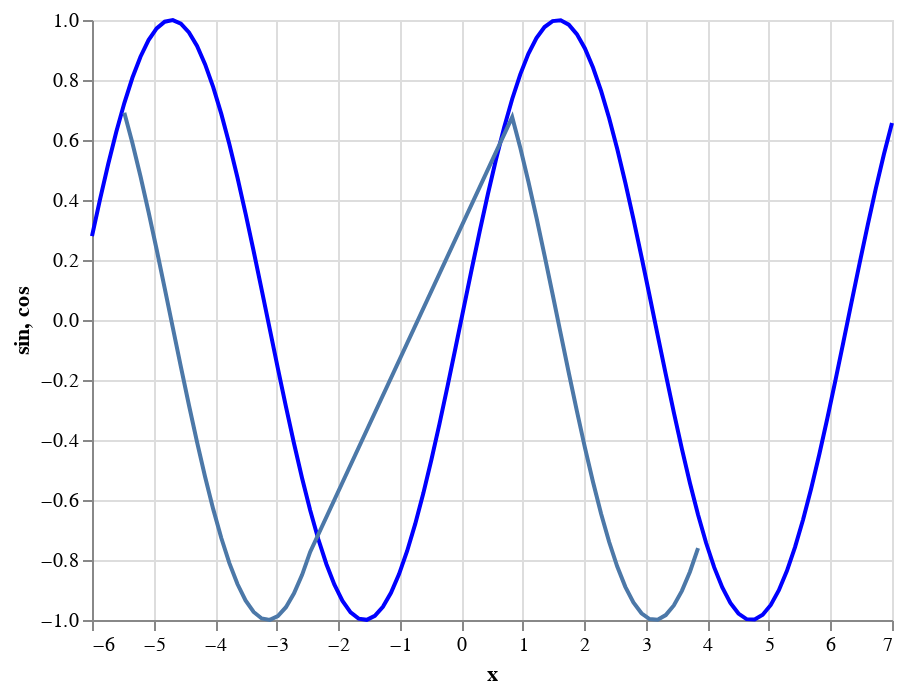

Write notebook code for a chart like this one.
### Markdown cell above
5.6. Используйте `transform_filter` на диаграмме задания 5 и удалите области графика, где значение кривой косинуса меньше значения кривой синуса.
**К сожалению, у меня точки разрыва соединяются прямой линией. Не смогла исправить это**

### Code cell
base_chart = alt.Chart(x).mark_line().encode(
    x='x:Q'
).transform_calculate(
    sin='sin(datum.x)',
    cos='cos(datum.x)'
)
sin_curve = base_chart.encode(
    y='sin:Q',
    color=alt.value('blue')
)
cos_curve = base_chart.transform_filter(
    (alt.datum.cos <= alt.datum.sin)
).encode(
    y='cos:Q'
)

filtered_chart = sin_curve + cos_curve
filtered_chart

### Figure 1 — Vega-Lite specification as saved in the notebook (floating-point values rounded to 4 significant figures)
{"config": {"view": {"continuousWidth": 400, "continuousHeight": 300}}, "layer": [{"mark": "line", "encoding": {"color": {"value": "blue"}, "x": {"field": "x", "type": "quantitative"}, "y": {"field": "sin", "type": "quantitative"}}, "transform": [{"calculate": "sin(datum.x)", "as": "sin"}, {"calculate": "cos(datum.x)", "as": "cos"}]}, {"mark": "line", "encoding": {"x": {"field": "x", "type": "quantitative"}, "y": {"field": "cos", "type": "quantitative"}}, "transform": [{"calculate": "sin(datum.x)", "as": "sin"}, {"calculate": "cos(datum.x)", "as": "cos"}, {"filter": "(datum.cos <= datum.sin)"}]}], "data": {"name": "data-f40ab21cfb3a7e40794f0e8c8a51d097"}, "$schema": "https://vega.github.io/schema/vega-lite/v4.17.0.json", "datasets": {"data-f40ab21cfb3a7e40794f0e8c8a51d097": [{"x": -6.0}, {"x": -5.869}, {"x": -5.737}, {"x": -5.606}, {"x": -5.475}, {"x": -5.343}, {"x": -5.212}, {"x": -5.081}, {"x": -4.949}, {"x": -4.818}, {"x": -4.687}, {"x": -4.556}, {"x": -4.424}, {"x": -4.293}, {"x": -4.162}, {"x": -4.03}, {"x": -3.899}, {"x": -3.768}, {"x": -3.636}, {"x": -3.505}, {"x": -3.374}, {"x": -3.242}, {"x": -3.111}, {"x": -2.98}, {"x": -2.848}, {"x": -2.717}, {"x": -2.586}, {"x": -2.455}, {"x": -2.323}, {"x": -2.192}, {"x": -2.061}, {"x": -1.929}, {"x": -1.798}, {"x": -1.667}, {"x": -1.535}, {"x": -1.404}, {"x": -1.273}, {"x": -1.141}, {"x": -1.01}, {"x": -0.8788}, {"x": -0.7475}, {"x": -0.6162}, {"x": -0.4848}, {"x": -0.3535}, {"x": -0.2222}, {"x": -0.09091}, {"x": 0.0404}, {"x": 0.1717}, {"x": 0.303}, {"x": 0.4343}, {"x": 0.5657}, {"x": 0.697}, {"x": 0.8283}, {"x": 0.9596}, {"x": 1.091}, {"x": 1.222}, {"x": 1.354}, {"x": 1.485}, {"x": 1.616}, {"x": 1.747}, {"x": 1.879}, {"x": 2.01}, {"x": 2.141}, {"x": 2.273}, {"x": 2.404}, {"x": 2.535}, {"x": 2.667}, {"x": 2.798}, {"x": 2.929}, {"x": 3.061}, {"x": 3.192}, {"x": 3.323}, {"x": 3.455}, {"x": 3.586}, {"x": 3.717}, {"x": 3.848}, {"x": 3.98}, {"x": 4.111}, {"x": 4.242}, {"x": 4.374}, {"x": 4.505}, {"x": 4.636}, {"x": 4.768}, {"x": 4.899}, {"x": 5.03}, {"x": 5.162}, {"x": 5.293}, {"x": 5.424}, {"x": 5.556}, {"x": 5.687}, {"x": 5.818}, {"x": 5.949}, {"x": 6.081}, {"x": 6.212}, {"x": 6.343}, {"x": 6.475}, {"x": 6.606}, {"x": 6.737}, {"x": 6.869}, {"x": 7.0}]}}
